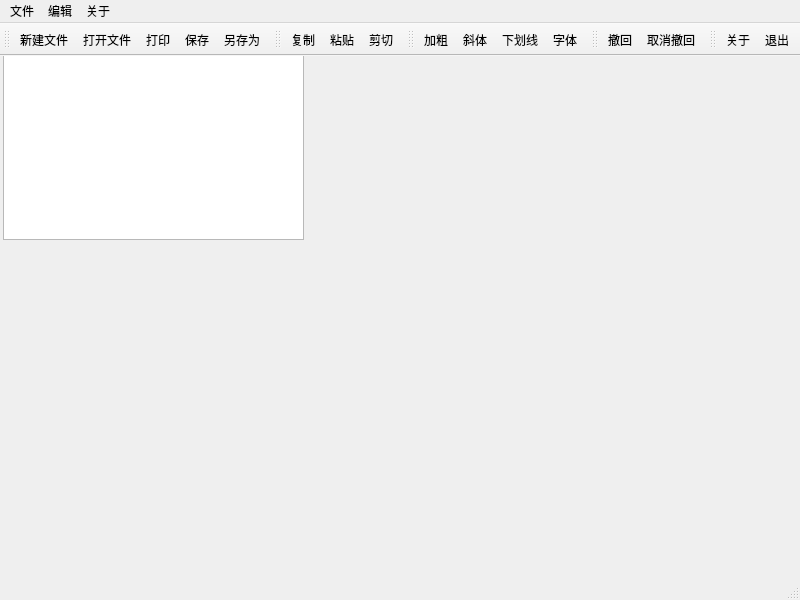
<?xml version="1.0" encoding="UTF-8"?>
<ui version="4.0">
 <class>MainWindow</class>
 <widget class="QMainWindow" name="MainWindow">
  <property name="geometry">
   <rect>
    <x>0</x>
    <y>0</y>
    <width>800</width>
    <height>600</height>
   </rect>
  </property>
  <property name="windowTitle">
   <string>NotePad-Miao</string>
  </property>
  <property name="windowIcon">
   <iconset resource="images.qrc">
    <normaloff>:/images/images/pencil.png</normaloff>:/images/images/pencil.png</iconset>
  </property>
  <widget class="QWidget" name="centralwidget">
   <widget class="QTextEdit" name="textEdit">
    <property name="geometry">
     <rect>
      <x>3</x>
      <y>-7</y>
      <width>301</width>
      <height>191</height>
     </rect>
    </property>
   </widget>
  </widget>
  <widget class="QMenuBar" name="menubar">
   <property name="geometry">
    <rect>
     <x>0</x>
     <y>0</y>
     <width>800</width>
     <height>17</height>
    </rect>
   </property>
   <widget class="QMenu" name="menu">
    <property name="title">
     <string>文件</string>
    </property>
    <addaction name="new_file"/>
    <addaction name="open_file"/>
    <addaction name="separator"/>
    <addaction name="save_file"/>
    <addaction name="save_as"/>
    <addaction name="separator"/>
    <addaction name="printer"/>
    <addaction name="separator"/>
    <addaction name="exit"/>
   </widget>
   <widget class="QMenu" name="menu_2">
    <property name="title">
     <string>编辑</string>
    </property>
    <addaction name="copy"/>
    <addaction name="paste"/>
    <addaction name="cut"/>
    <addaction name="separator"/>
    <addaction name="bolder"/>
    <addaction name="italic"/>
    <addaction name="underline"/>
    <addaction name="font"/>
   </widget>
   <widget class="QMenu" name="menu_3">
    <property name="title">
     <string>关于</string>
    </property>
    <addaction name="about"/>
   </widget>
   <addaction name="menu"/>
   <addaction name="menu_2"/>
   <addaction name="menu_3"/>
  </widget>
  <widget class="QStatusBar" name="statusbar"/>
  <widget class="QToolBar" name="toolBar">
   <property name="windowTitle">
    <string>toolBar</string>
   </property>
   <attribute name="toolBarArea">
    <enum>TopToolBarArea</enum>
   </attribute>
   <attribute name="toolBarBreak">
    <bool>false</bool>
   </attribute>
   <addaction name="new_file"/>
   <addaction name="open_file"/>
   <addaction name="printer"/>
   <addaction name="save_file"/>
   <addaction name="save_as"/>
  </widget>
  <widget class="QToolBar" name="toolBar_2">
   <property name="windowTitle">
    <string>toolBar_2</string>
   </property>
   <attribute name="toolBarArea">
    <enum>TopToolBarArea</enum>
   </attribute>
   <attribute name="toolBarBreak">
    <bool>false</bool>
   </attribute>
   <addaction name="copy"/>
   <addaction name="paste"/>
   <addaction name="cut"/>
  </widget>
  <widget class="QToolBar" name="toolBar_3">
   <property name="windowTitle">
    <string>toolBar_3</string>
   </property>
   <attribute name="toolBarArea">
    <enum>TopToolBarArea</enum>
   </attribute>
   <attribute name="toolBarBreak">
    <bool>false</bool>
   </attribute>
   <addaction name="bolder"/>
   <addaction name="italic"/>
   <addaction name="underline"/>
   <addaction name="font"/>
  </widget>
  <widget class="QToolBar" name="toolBar_4">
   <property name="windowTitle">
    <string>toolBar_4</string>
   </property>
   <attribute name="toolBarArea">
    <enum>TopToolBarArea</enum>
   </attribute>
   <attribute name="toolBarBreak">
    <bool>false</bool>
   </attribute>
   <addaction name="undo"/>
   <addaction name="redo"/>
  </widget>
  <widget class="QToolBar" name="toolBar_5">
   <property name="windowTitle">
    <string>toolBar_5</string>
   </property>
   <attribute name="toolBarArea">
    <enum>TopToolBarArea</enum>
   </attribute>
   <attribute name="toolBarBreak">
    <bool>false</bool>
   </attribute>
   <addaction name="about"/>
   <addaction name="exit"/>
  </widget>
  <action name="new_file">
   <property name="icon">
    <iconset resource="images.qrc">
     <normaloff>:/images/images/new.png</normaloff>:/images/images/new.png</iconset>
   </property>
   <property name="text">
    <string>新建文件</string>
   </property>
   <property name="shortcut">
    <string>Ctrl+N</string>
   </property>
  </action>
  <action name="open_file">
   <property name="icon">
    <iconset resource="images.qrc">
     <normaloff>:/images/images/open.png</normaloff>:/images/images/open.png</iconset>
   </property>
   <property name="text">
    <string>打开文件</string>
   </property>
   <property name="shortcut">
    <string>Ctrl+O</string>
   </property>
  </action>
  <action name="save_file">
   <property name="icon">
    <iconset resource="images.qrc">
     <normaloff>:/images/images/save.png</normaloff>:/images/images/save.png</iconset>
   </property>
   <property name="text">
    <string>保存</string>
   </property>
   <property name="shortcut">
    <string>Ctrl+S</string>
   </property>
  </action>
  <action name="save_as">
   <property name="icon">
    <iconset resource="images.qrc">
     <normaloff>:/images/images/save_as.png</normaloff>:/images/images/save_as.png</iconset>
   </property>
   <property name="text">
    <string>另存为</string>
   </property>
   <property name="shortcut">
    <string>Ctrl+Shift+S</string>
   </property>
  </action>
  <action name="paste">
   <property name="icon">
    <iconset resource="images.qrc">
     <normaloff>:/images/images/paste.png</normaloff>:/images/images/paste.png</iconset>
   </property>
   <property name="text">
    <string>粘贴</string>
   </property>
   <property name="shortcut">
    <string>Ctrl+V</string>
   </property>
  </action>
  <action name="cut">
   <property name="icon">
    <iconset resource="images.qrc">
     <normaloff>:/images/images/cut.png</normaloff>:/images/images/cut.png</iconset>
   </property>
   <property name="text">
    <string>剪切</string>
   </property>
   <property name="shortcut">
    <string>Ctrl+X</string>
   </property>
  </action>
  <action name="copy">
   <property name="icon">
    <iconset resource="images.qrc">
     <normaloff>:/images/images/copy.png</normaloff>:/images/images/copy.png</iconset>
   </property>
   <property name="text">
    <string>复制</string>
   </property>
   <property name="shortcut">
    <string>Ctrl+Z</string>
   </property>
  </action>
  <action name="bolder">
   <property name="checkable">
    <bool>true</bool>
   </property>
   <property name="icon">
    <iconset resource="images.qrc">
     <normaloff>:/images/images/bold.png</normaloff>:/images/images/bold.png</iconset>
   </property>
   <property name="text">
    <string>加粗</string>
   </property>
   <property name="shortcut">
    <string>Ctrl+B</string>
   </property>
  </action>
  <action name="italic">
   <property name="checkable">
    <bool>true</bool>
   </property>
   <property name="icon">
    <iconset resource="images.qrc">
     <normaloff>:/images/images/italic.png</normaloff>:/images/images/italic.png</iconset>
   </property>
   <property name="text">
    <string>斜体</string>
   </property>
   <property name="shortcut">
    <string>Ctrl+I</string>
   </property>
  </action>
  <action name="underline">
   <property name="checkable">
    <bool>true</bool>
   </property>
   <property name="icon">
    <iconset resource="images.qrc">
     <normaloff>:/images/images/underline.png</normaloff>:/images/images/underline.png</iconset>
   </property>
   <property name="text">
    <string>下划线</string>
   </property>
   <property name="shortcut">
    <string>Ctrl+U</string>
   </property>
  </action>
  <action name="undo">
   <property name="icon">
    <iconset resource="images.qrc">
     <normaloff>:/images/images/edit_undo.png</normaloff>:/images/images/edit_undo.png</iconset>
   </property>
   <property name="text">
    <string>撤回</string>
   </property>
   <property name="shortcut">
    <string>Ctrl+Z</string>
   </property>
  </action>
  <action name="redo">
   <property name="icon">
    <iconset resource="images.qrc">
     <normaloff>:/images/images/edit_redo.png</normaloff>:/images/images/edit_redo.png</iconset>
   </property>
   <property name="text">
    <string>取消撤回</string>
   </property>
   <property name="shortcut">
    <string>Ctrl+Y</string>
   </property>
  </action>
  <action name="exit">
   <property name="icon">
    <iconset resource="images.qrc">
     <normaloff>:/images/images/exit.png</normaloff>:/images/images/exit.png</iconset>
   </property>
   <property name="text">
    <string>退出</string>
   </property>
   <property name="shortcut">
    <string>Esc</string>
   </property>
  </action>
  <action name="font">
   <property name="icon">
    <iconset resource="images.qrc">
     <normaloff>:/images/images/font.png</normaloff>:/images/images/font.png</iconset>
   </property>
   <property name="text">
    <string>字体</string>
   </property>
   <property name="shortcut">
    <string>Ctrl+Shift+F</string>
   </property>
  </action>
  <action name="about">
   <property name="icon">
    <iconset resource="images.qrc">
     <normaloff>:/images/images/info.png</normaloff>:/images/images/info.png</iconset>
   </property>
   <property name="text">
    <string>关于</string>
   </property>
   <property name="shortcut">
    <string>Ctrl+Shift+I</string>
   </property>
  </action>
  <action name="printer">
   <property name="icon">
    <iconset resource="images.qrc">
     <normaloff>:/images/images/print.png</normaloff>:/images/images/print.png</iconset>
   </property>
   <property name="text">
    <string>打印</string>
   </property>
   <property name="shortcut">
    <string>Ctrl+P</string>
   </property>
  </action>
 </widget>
 <resources>
  <include location="images.qrc"/>
 </resources>
 <connections/>
</ui>
